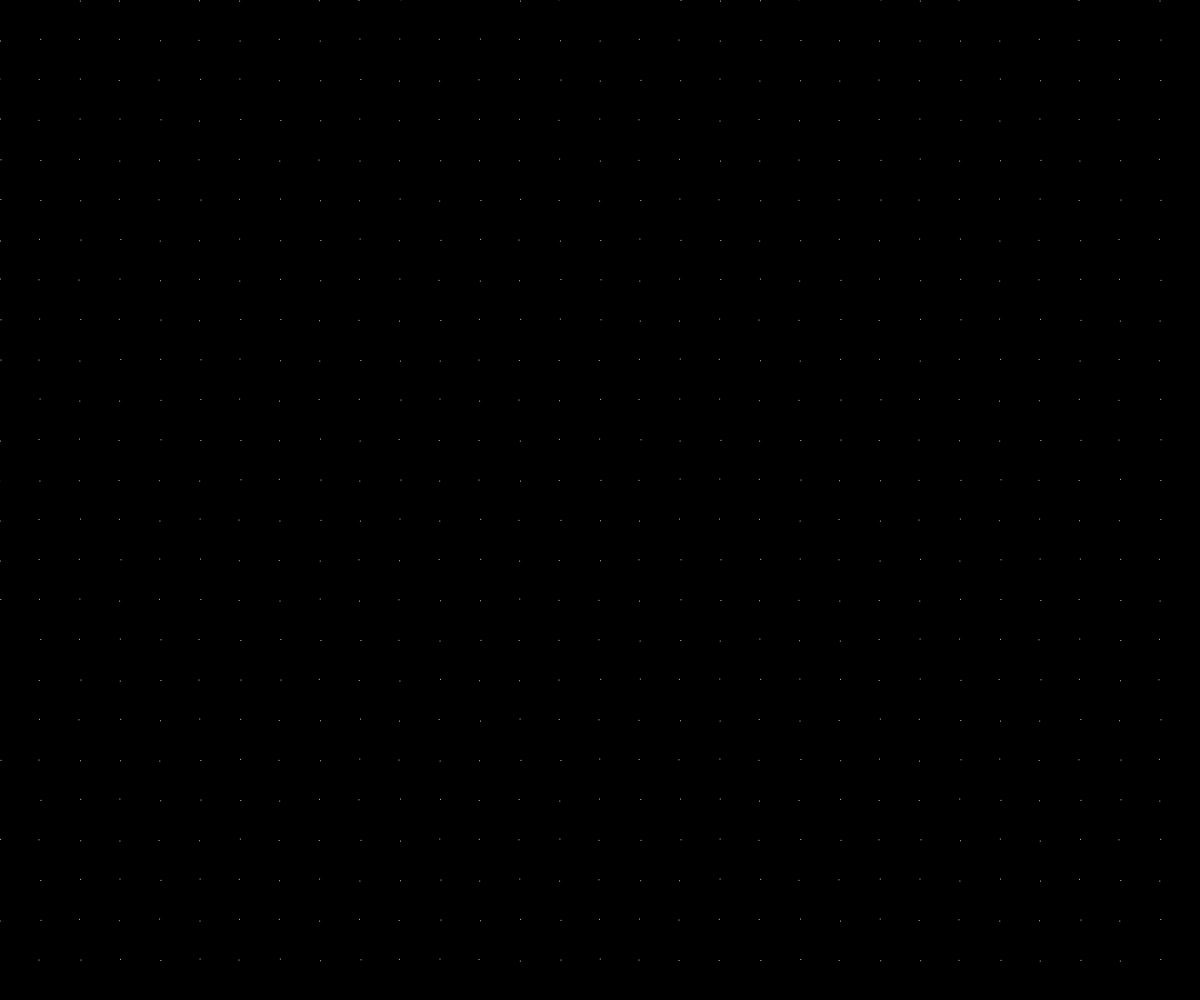
Frame 1 (no input)
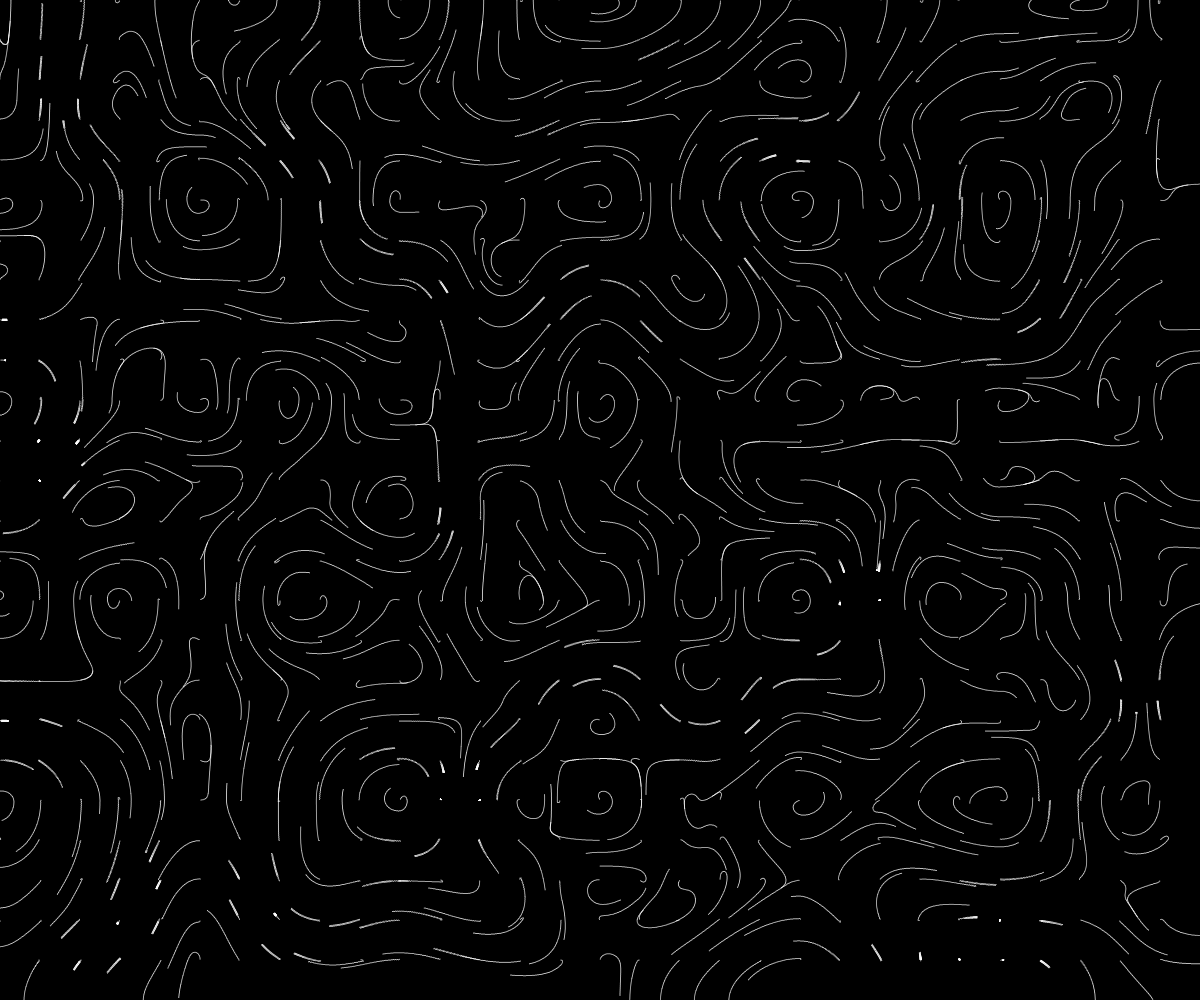
Frame 60 (no input)
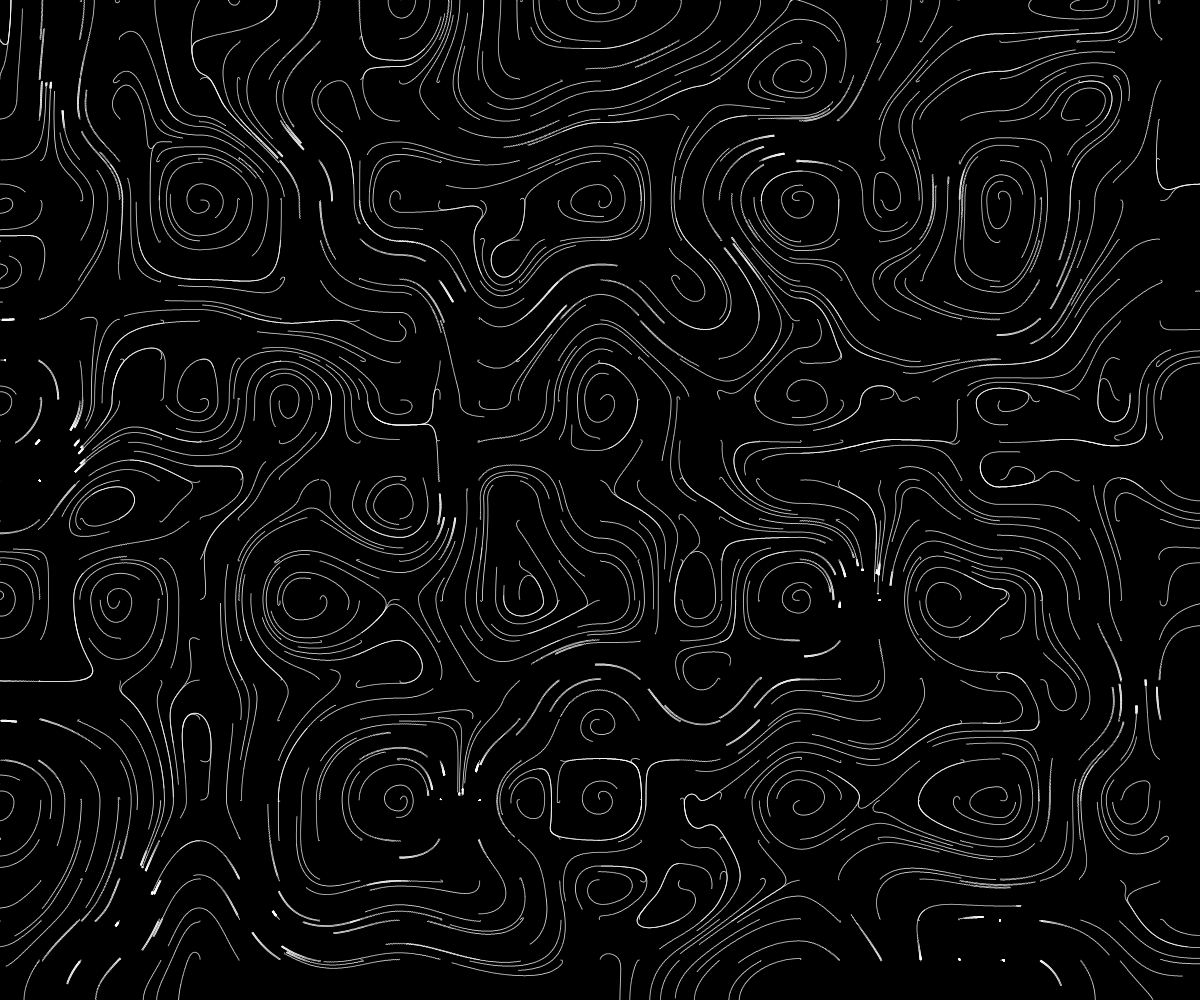
Frame 120 (the mouse pressed at the canvas centre since frame 60)

The p5.js sketch that drew these frames (run headless with seeded random() and noise() and a simulated clock; from frame 60 on, the mouse is pressed at the canvas centre):

// p5.js sketch
// ── sketch.js
let particles = [];
let mult = 0.005;

function setup() {
  createCanvas(windowWidth, windowHeight);
  background('black');
  
  let noiseVal = random(-10,6);
  noiseDetail(noiseVal);
  
  let density = 30;
  let space = width/density;
  
  for(let x = 0; x < width; x += space){
    for (let y = 0; y < height; y += space){
      let p = createVector(x,y);
      particles.push(p);
    }
  }
}

function draw() {
  noStroke();
  fill(255);
  
  for(let i = 0; i <particles.length; ++i){   
   let angle = map(noise(particles[i].x * mult,particles[i].y * mult), 0, 1, 0, 720);
    particles[i].add(createVector(cos(angle),sin(angle)))
    ellipse(particles[i].x,particles[i].y, 1);
  }
}
